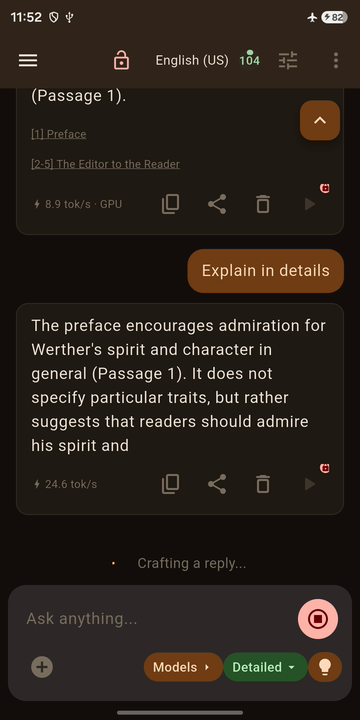
#> input picture assets/previews/rag01.png, 360 x 720 px, given in place of kenosis-phone-01.png, which was not available
$ python render.py
#> lines starting #> are read from the running program, lines starting #| are printed output that depends on the picture
#!/usr/bin/env python3
"""Render Play Store phone screenshots from assets/screenshots/ into framed,
captioned 1080x1920 PNGs (phone-NN.png).

Edit the SHOTS table below to change captions, order, or which screenshot is
used, then run:  python3 render.py
Requirements: google-chrome on PATH, Pillow.
"""
import os
import subprocess
import urllib.parse

from PIL import Image

HERE = os.path.dirname(os.path.abspath(__file__))
W, H = 1080, 1920

# (screenshot file under ../assets/screenshots/, line 1, gradient line 2, sub-line)
# In sub-line: **bold**, <br> for a line break.
# "fs": "small" shrinks the headline for long titles.
SHOTS = [
    # Shot 1: pitch hero — headline + claim chips on the upper half,
    # three small phones stacked below (back to front).
    dict(shots="transcription.png,RAG02.png,chat-mock.png", fs="small",
         t1="The only AI app without", t2="INTERNET permission",
         sub="**No network. No cloud. No telemetry.**",
         chips="✈ Airplane mode|✕ No ads|✕ No subscriptions|✕ No account"),
    dict(shot="transcription.png",
         t1="Transcribe any video", t2="on-device",
         sub="The transcript can later be exported as **srt subtitles** or an AI natural voice audio."),
    dict(shot="RAG02.png",
         t1="Chat with", t2="your own documents",
         sub="Answers grounded in **your** books and files. ePub, pdf, docx, ppt, md, txt supported."),
    dict(shot="ebook03.png",
         t1="Read EPUBs", t2="laid out like a book",
         sub="With read-aloud in **natural voices**, English, German, French, Spanish, Italian support."),
    dict(shot="epub-audiobook-export02.png",
         t1="Turn any EPUB", t2="into an audiobook",
         sub="Exported as a **chaptered .m4a** — rendered right on your phone."),
    dict(shot="imports02.png",
         t1="Add anything to", t2="the conversation",
         sub="Video, audio, images, e-books, **PDF & Office docs.**"),
    dict(shot="privacy.png",
         t1="Privacy controls", t2="you can see",
         sub="One tap improves privacy even more. Encrypted with keys held in **hardware Keystore** (on supported devices)."),
]


def render(spec, index):
#> called with index = 1
    params = {k: v for k, v in spec.items()}
    url = f"file://{HERE}/phone-screens.html?" + urllib.parse.urlencode(params)
    out = os.path.join(HERE, f"phone-{index:02d}.png")
    tmp = f"/tmp/kenosis-phone-{index:02d}.png"
    subprocess.run(
        ["google-chrome", "--headless=new", "--disable-gpu", "--hide-scrollbars",
         "--force-device-scale-factor=2", f"--window-size={W},{H}",
         f"--screenshot={tmp}", url],
        check=True, capture_output=True)
#> (this line was passed over: subprocess is not available in this run)
    Image.open(tmp).convert("RGB").resize((W, H), Image.LANCZOS).save(out, optimize=True)
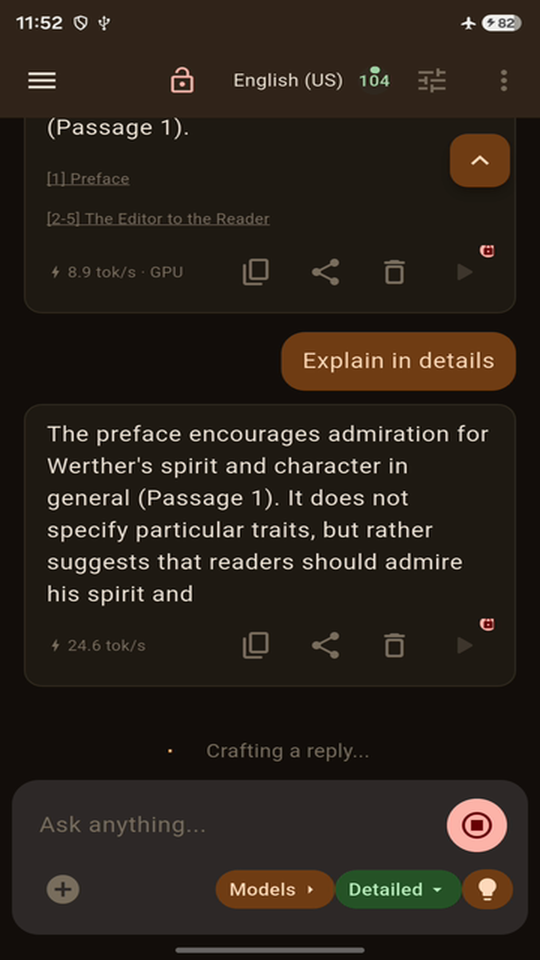
#> saved as phone-01.png: PIL image 1080x1920 RGB (shown at 1/2 size); mean R, G, B 41.7, 33.8, 26.2
    src = spec.get('shot') or spec.get('shots')
    print(f"{os.path.basename(out)}  <-  {src}  ({os.path.getsize(out) // 1024} KB)")


if __name__ == "__main__":
    for i, spec in enumerate(SHOTS, 1):
        render(spec, i)
#> pass 2 of the loop `for i, spec in enumerate(SHOTS, 1):`:
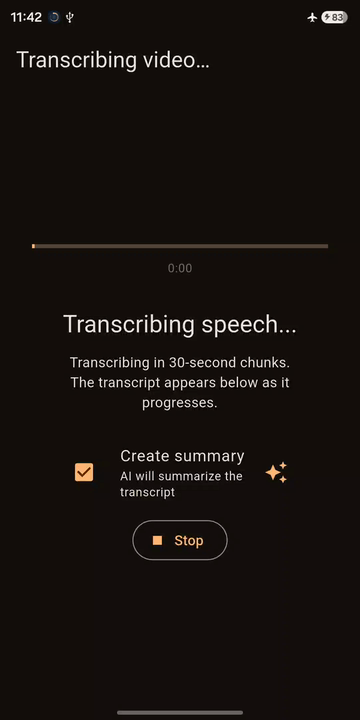
#> input picture assets/previews/transcription.png, 360 x 720 px, given in place of kenosis-phone-02.png, which was not available
#> in render (call 2), `Image.open(tmp).convert("RGB").resize((W, H), Image.LANCZOS).save(out,..`:
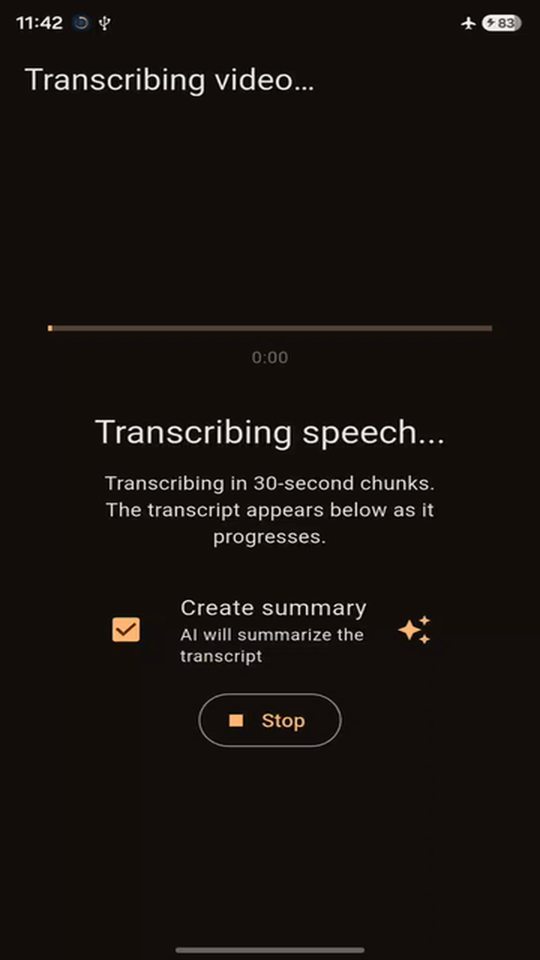
#> saved as phone-02.png: PIL image 1080x1920 RGB (shown at 1/2 size); mean R, G, B 23.5, 17.8, 15.1
#> (the run stopped early here; a loop or call above may not have finished)
